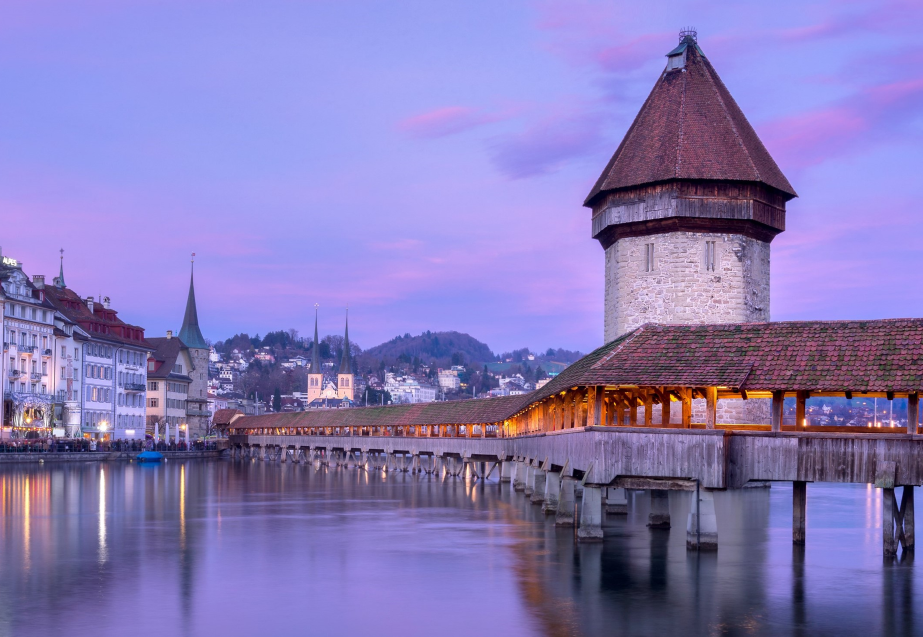
#> input picture src/iop/exposure/frame1.jpg, 1846 x 1273 px (shown at 1/2 size)
$ python -i watermark.py   (imports and definitions only)
#> lines starting #> are read from the running program, lines starting #| are printed output that depends on the picture
import numpy as np
from PIL import Image

class Watermark:
    """
    Overlays a watermark image onto the main image.
    This is a Python implementation of a simplified 'watermark' (overlay) module.
    """
    def __init__(self, **kwargs):
        """
        Initializes the Watermark module.

        Args:
            **kwargs: Keyword arguments for IOP parameters.
                - watermark_file (str): Path to the watermark image file.
                - scale (float): Scaling factor for the watermark, relative to the main image's width. Default: 0.2.
                - opacity (float): Opacity of the watermark (0.0 to 1.0). Default: 0.5.
                - position (str): Corner to place the watermark ('top-left', 'top-right',
                                  'bottom-left', 'bottom-right', 'center'). Default: 'bottom-right'.
        """
        self.params = {
            'watermark_file': 'darktable_python/assets/logo.png',
            'scale': 0.2,
            'opacity': 0.5,
            'position': 'bottom-right'
        }
        self.params.update(kwargs)
        self.name = 'watermark'

    def process(self, image):
        """
        Applies the watermark to the image.

        Args:
            image (np.ndarray): The input image in RGB format (H, W, C) with float values in [0, 1].

        Returns:
            np.ndarray: The image with the watermark.
        """
        try:
            # Convert main image from numpy [0,1] float to PIL [0,255] uint8
            # RGBA mode: RGB + Alpha channel,
            # Alpha channel: 0-255, 0 is transparent, 255 is opaque
            main_image_pil = Image.fromarray((image * 255).astype(np.uint8)).convert('RGBA')

            # Load watermark image
            watermark = Image.open(self.params['watermark_file']).convert('RGBA')
        except FileNotFoundError:
            print(f"[{self.name}] Watermark file not found at {self.params['watermark_file']}. Skipping.")
            return image

        # --- Scale watermark ---
        main_w, main_h = main_image_pil.size
        base_width = int(main_w * self.params['scale'])
        w_percent = (base_width / float(watermark.size[0]))
        h_size = int((float(watermark.size[1]) * float(w_percent)))
        watermark = watermark.resize((base_width, h_size), Image.Resampling.LANCZOS)

        # --- Adjust opacity ---
        if self.params['opacity'] < 1.0:
            alpha = watermark.split()[3]
            alpha = alpha.point(lambda p: p * self.params['opacity'])
            watermark.putalpha(alpha)

        # --- Position watermark ---
        wm_w, wm_h = watermark.size
        pos = self.params['position']
        margin = int(main_w * 0.02) # 2% margin

        if pos == 'bottom-right':
            position = (main_w - wm_w - margin, main_h - wm_h - margin)
        elif pos == 'top-left':
            position = (margin, margin)
        elif pos == 'top-right':
            position = (main_w - wm_w - margin, margin)
        elif pos == 'bottom-left':
            position = (margin, main_h - wm_h - margin)
        elif pos == 'center':
            position = ((main_w - wm_w) // 2, (main_h - wm_h) // 2)
        else: # default to bottom-right
            position = (main_w - wm_w - margin, main_h - wm_h - margin)

        # --- Composite images ---
        main_image_pil.paste(watermark, position, watermark)

        # Convert back to numpy [0,1] float for the pipeline
        final_image_np = np.array(main_image_pil.convert('RGB')) / 255.0

        print(f"[{self.name}] Applied watermark from '{self.params['watermark_file']}'.")
        return final_image_np.astype(np.float32)

>>> import cv2
>>> picture = cv2.imread('../src/iop/exposure/frame1.jpg', cv2.IMREAD_GRAYSCALE)
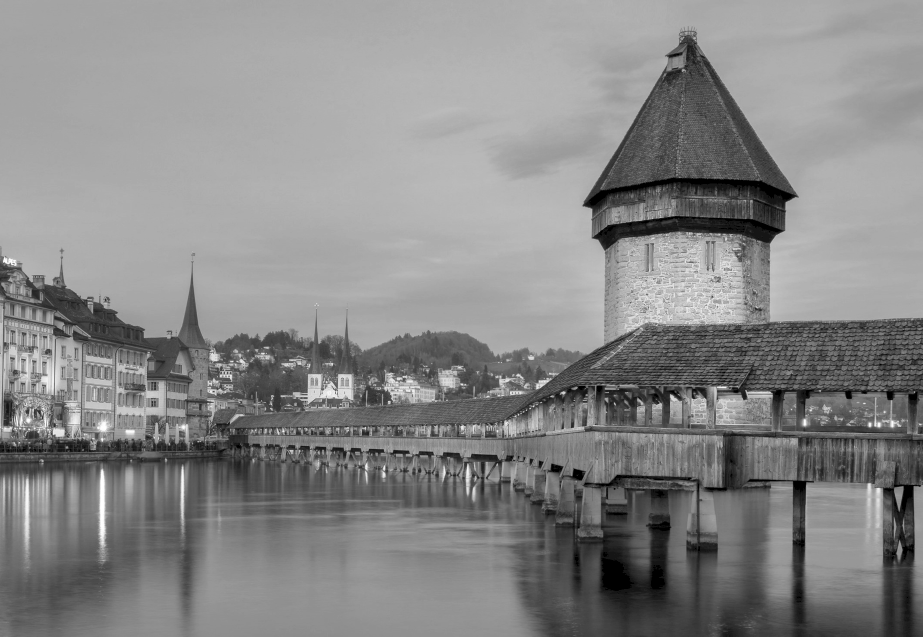
#> picture: shape (1273, 1846) (shown at 1/2 size); min 0, max 255, mean 135.1
>>> result = Watermark().process(picture)
#> in process, `main_image_pil = Image.fromarray((image * 255).astype(np.uint8)).conve..`:
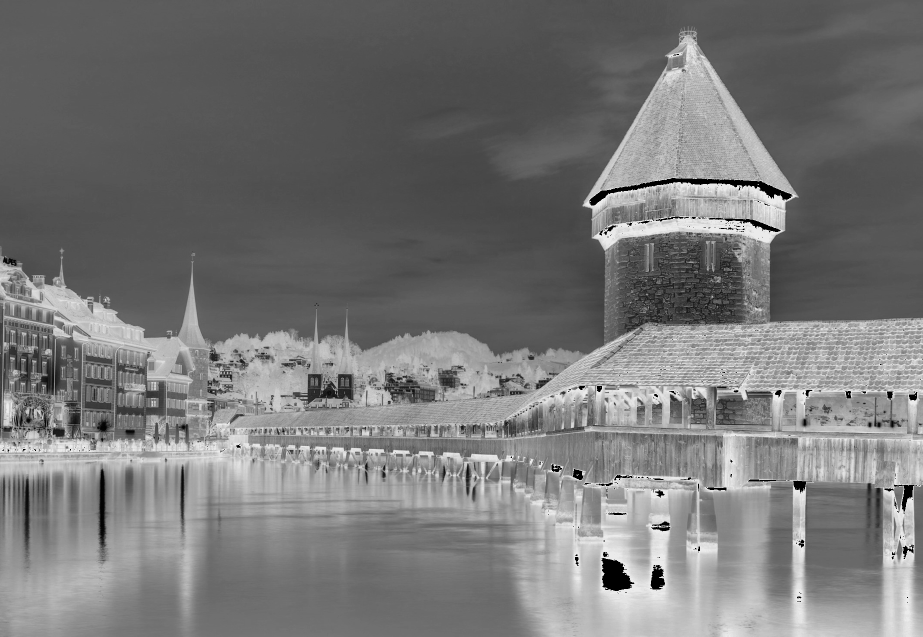
#> main_image_pil: PIL image 1846x1273 RGBA (shown at 1/2 size); mean R, G, B, A 119.2, 119.2, 119.2, 255
